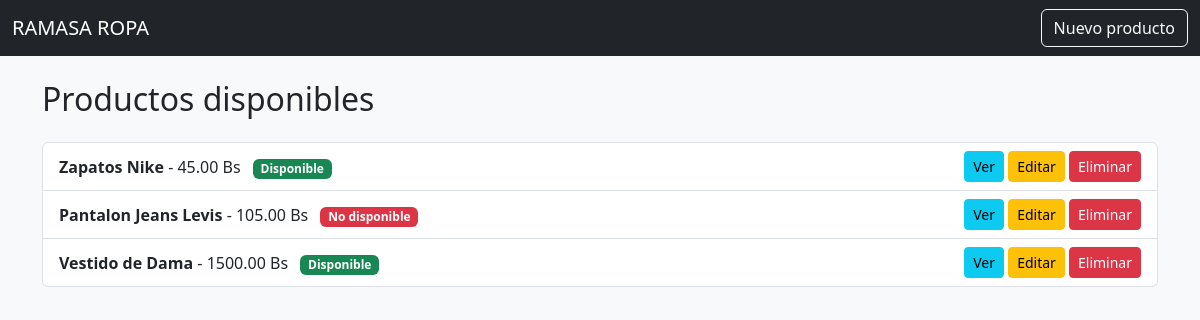
/productos/, run on the app's committed database.
### productos/models.py (models this page shows, shortened)
class Producto(models.Model):
    nombre = models.CharField(max_length=100)
    descripcion = models.TextField()
    precio = models.DecimalField(max_digits=10, decimal_places=2)
    stock = models.IntegerField()
    disponible = models.BooleanField(default=True)

### productos/views.py (the view)
# urls.py: path('', ProductoListView.as_view(), name='producto_list'),
class ProductoListView(ListView):
    model = Producto
    template_name = 'productos/producto_list.html'

### productos/templates/productos/producto_list.html (shortened to what this page needs)
{% extends 'productos/base.html' %}
{% block content %}
<h2 class="mb-4">Productos disponibles</h2>
{% if object_list %}
    <ul class="list-group">
        {% for producto in object_list %}
            <li class="list-group-item d-flex justify-content-between align-items-center">
                <div>
                    <strong>{{ producto.nombre }}</strong> - {{ producto.precio }} Bs
                    {% if producto.disponible %}
                        <span class="badge bg-success ms-2">Disponible</span>
                    {% else %}
                        <span class="badge bg-danger ms-2">No disponible</span>
                    {% endif %}
                </div>
                <div>
                    <a class="btn btn-sm btn-info" href="{% url 'producto_detail' producto.pk %}">Ver</a>
                    <a class="btn btn-sm btn-warning" href="{% url 'producto_update' producto.pk %}">Editar</a>
                    <a class="btn btn-sm btn-danger" href="{% url 'producto_delete' producto.pk %}">Eliminar</a>
                </div>
            </li>
        {% endfor %}
    </ul>
{% else %}
    <div class="alert alert-secondary">No hay productos disponibles.</div>
{% endif %}
{% endblock %}

### data on the page
Producto: nombre "Zapatos Nike", precio "45.00", disponible "Disponible"
Producto: nombre "Pantalon Jeans Levis", precio "105.00", disponible "No disponible"
Producto: nombre "Vestido de Dama", precio "1500.00", disponible "Disponible"
